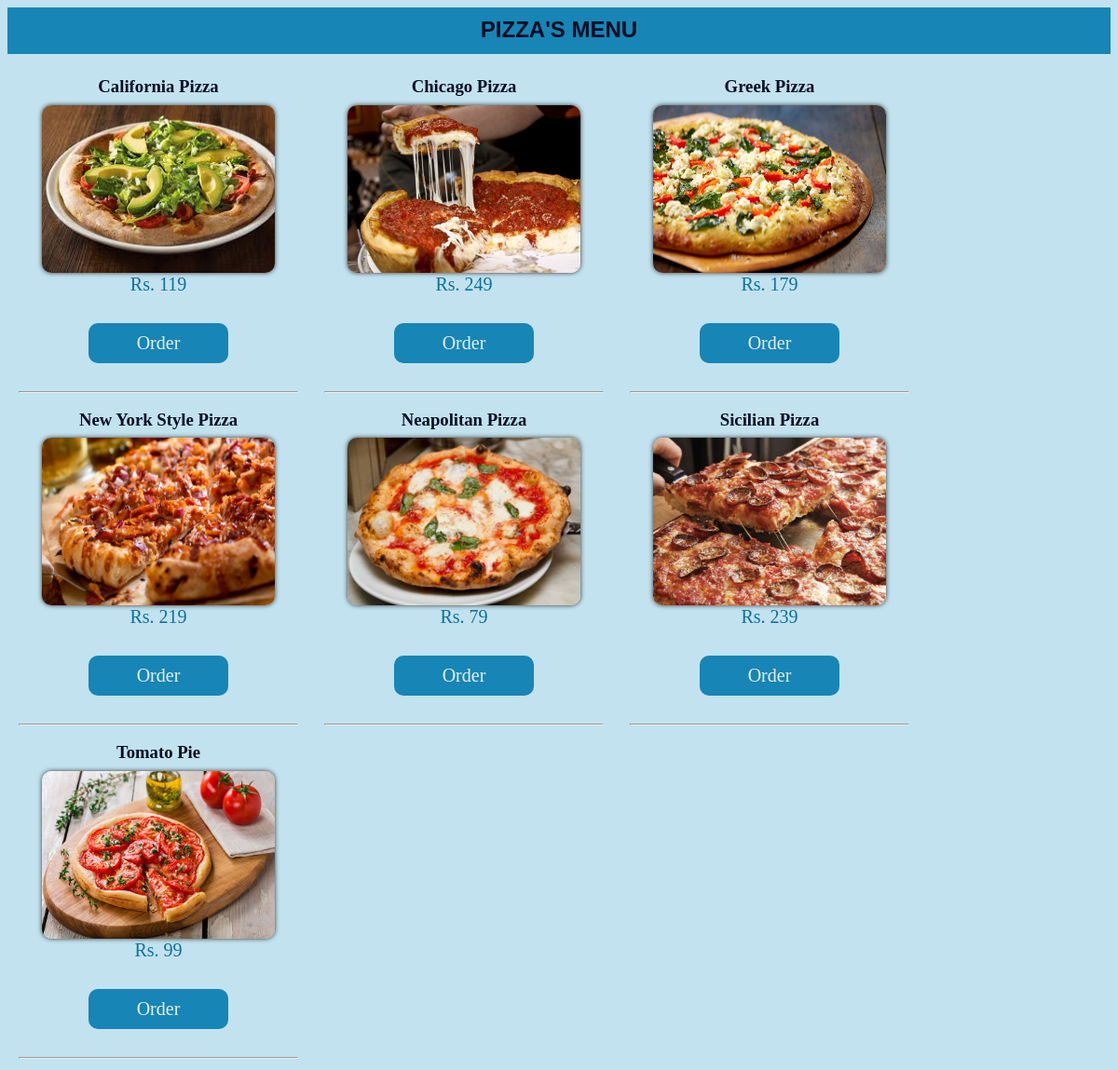
The app's page /user_item_view.php with its own data.
### tables this page shows
CREATE TABLE `item` (
  `id` int(3) NOT NULL,
  `name` varchar(200) NOT NULL,
  `price` int(20) NOT NULL,
  `picture` text NOT NULL,
  `status` int(1) NOT NULL
);

### user_item_view.php (the view, shortened to what this page needs)
<?php
include("connect.php");
?>
<!DOCTYPE html>
<html>
<head>
</head>
<body bgcolor="#c2e2ef">
	<h2>PIZZA'S MENU</h2><br>
	<div id="one">
<?php
	$sql="SELECT * FROM item";
	$qry=mysqli_query($con,$sql);
	while($row=mysqli_fetch_array($qry))
	 {
	 	$price=$row['picture'];
	 	$pic=substr($price, 3);
	  ?>
<div class="item_view">
	<h3><center><?php echo $row['name']; ?></center></h3>
	<img id="picture" src="<?php echo $pic; ?>" width="250px" height=180px>
	<p>Rs. <?php echo $row['price']; ?></p>
	<a href="order_form.php?id=<?php echo $row['id'] ?>&name=<?php echo $row['name'] ?>&price=<?php echo $row['price'] ?>" class="btn">Order</a>
	<hr>
</div>
<?php } ?>
	</div>
</body>
</html>

### user_item_view.php (style rules this page uses)
body { font-family: verdana; text-transform: capitalize; }
h2 { text-align: center; color:#010e23; font-family:sans-serif; background-color:#1785b5; padding:0; margin:0; height:40px; padding-top:10px; }
#one { width:100% ; height:768px;; background-repeat:no-repeat; background-size: cover; }
.item_view { width: 300px; height: 230px; display: inline-block; padding: 3px 6px; margin: 3px 6px; }
img { align-content: center; margin-left: 25px; margin-top: -10px; border-radius: 10px; box-shadow:0px 0px 5px #323232; }
.btn { width: 100px; display: block; padding: 10px 25px; text-align: center; color: #e6efee; font-size: 20px; margin: 30px 5px; text-decoration: none; background-color:#1785b5; margin-left: 75px; border-radius: 10px; }
p { font-size: 20px; margin-top: -3px; text-align: center; color: #0d719b; }
h3 { color:#010e23; margin-top:0px; }

### records on screen
item: name "California Pizza", picture (picture), price "119"
item: name "Chicago Pizza", picture (picture), price "249"
item: name "Greek Pizza", picture (picture), price "179"
item: name "New York Style Pizza", picture (picture), price "219"
item: name "Neapolitan Pizza", picture (picture), price "79"
item: name "Sicilian Pizza", picture (picture), price "239"
item: name "Tomato Pie", picture (picture), price "99"
